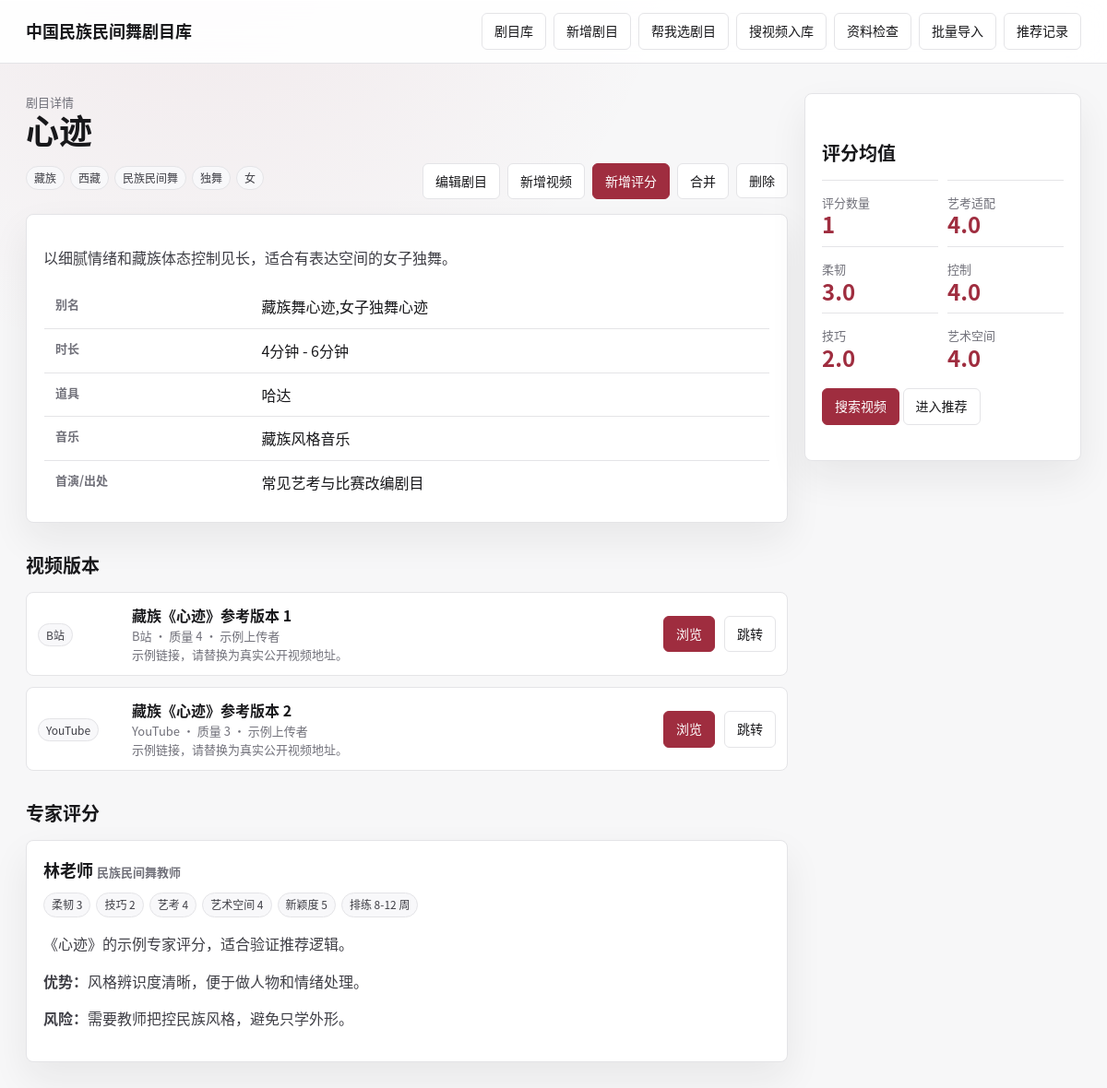
Screenshot of /works/f20be691-32ec-45ff-90a7-89745b716c4b with the database file from the repository.
### tables this page shows
CREATE TABLE dance_work (
          id TEXT PRIMARY KEY,
          title TEXT NOT NULL,
          normalized_title TEXT DEFAULT '',
          aliases TEXT DEFAULT '',
          ethnicity TEXT DEFAULT '',
          region TEXT DEFAULT '',
          dance_type TEXT DEFAULT '',
          form TEXT DEFAULT '',
          gender_tendency TEXT DEFAULT '',
          duration_min REAL,
          duration_max REAL,
          props TEXT DEFAULT '',
          music_info TEXT DEFAULT '',
          premiere_info TEXT DEFAULT '',
          description TEXT DEFAULT '',
          created_at TEXT NOT NULL,
          updated_at TEXT NOT NULL
        );

CREATE TABLE dance_video_version (
  id TEXT PRIMARY KEY,
  work_id TEXT NOT NULL,
  platform TEXT DEFAULT '',
  url TEXT NOT NULL,
  title TEXT DEFAULT '',
  uploader TEXT DEFAULT '',
  performer TEXT DEFAULT '',
  institution TEXT DEFAULT '',
  event_name TEXT DEFAULT '',
  publish_date TEXT DEFAULT '',
  duration_seconds INTEGER,
  thumbnail_url TEXT DEFAULT '',
  screenshot_url TEXT DEFAULT '',
  is_full_version INTEGER DEFAULT 0,
  is_teaching_version INTEGER DEFAULT 0,
  quality_score INTEGER DEFAULT 3,
  notes TEXT DEFAULT '',
  created_at TEXT NOT NULL, canonical_url TEXT DEFAULT '', platform_video_id TEXT DEFAULT '', normalized_title TEXT DEFAULT '', status TEXT DEFAULT 'active', updated_at TEXT DEFAULT '',
  FOREIGN KEY(work_id) REFERENCES "dance_work"(id)
);

CREATE TABLE expert_review (
  id TEXT PRIMARY KEY,
  work_id TEXT NOT NULL,
  version_id TEXT,
  expert_id TEXT NOT NULL,
  status TEXT DEFAULT 'submitted',
  flexibility_score INTEGER DEFAULT 3,
  strength_score INTEGER DEFAULT 3,
  control_score INTEGER DEFAULT 3,
  explosiveness_score INTEGER DEFAULT 3,
  stamina_score INTEGER DEFAULT 3,
  coordination_score INTEGER DEFAULT 3,
  footwork_score INTEGER DEFAULT 3,
  turn_jump_score INTEGER DEFAULT 3,
  entry_threshold_score INTEGER DEFAULT 3,
  suggested_experience_years REAL DEFAULT 2,
  rehearsal_weeks_min INTEGER DEFAULT 8,
  rehearsal_weeks_max INTEGER DEFAULT 12,
  needs_professional_teacher INTEGER DEFAULT 1,
  music_access_difficulty INTEGER DEFAULT 3,
  costume_access_difficulty INTEGER DEFAULT 3,
  character_score INTEGER DEFAULT 3,
  emotional_range_score INTEGER DEFAULT 3,
  style_purity_score INTEGER DEFAULT 3,
  rhythm_difficulty_score INTEGER DEFAULT 3,
  stage_blocking_score INTEGER DEFAULT 3,
  creative_space_score INTEGER DEFAULT 3,
  originality_score INTEGER DEFAULT 3,
  exam_suitability_score INTEGER DEFAULT 3,
  competition_suitability_score INTEGER DEFAULT 3,
  teaching_suitability_score INTEGER DEFAULT 3,
  gala_suitability_score INTEGER DEFAULT 3,
  suitable_age_min INTEGER DEFAULT 14,
  suitable_age_max INTEGER DEFAULT 22,
  suitable_level TEXT DEFAULT '中级',
  summary TEXT DEFAULT '',
  strengths TEXT DEFAULT '',
  risks TEXT DEFAULT '',
  recommendation_note TEXT DEFAULT '',
  created_at TEXT NOT NULL,
  updated_at TEXT NOT NULL,
  FOREIGN KEY(work_id) REFERENCES "dance_work"(id),
  FOREIGN KEY(version_id) REFERENCES dance_video_version(id),
  FOREIGN KEY(expert_id) REFERENCES expert(id)
);

CREATE TABLE expert (
  id TEXT PRIMARY KEY,
  name TEXT NOT NULL,
  title TEXT DEFAULT '',
  organization TEXT DEFAULT '',
  bio TEXT DEFAULT '',
  created_at TEXT NOT NULL
);

### app.py (the view)
@app.route("/works/<work_id>")
def work_detail(work_id):
    work = query_one("SELECT * FROM dance_work WHERE id = ?", (work_id,))
    if not work:
        return "Not found", 404
    versions = query_all("SELECT * FROM dance_video_version WHERE work_id = ? ORDER BY created_at DESC", (work_id,))
    reviews = query_all(
        """
        SELECT r.*, e.name AS expert_name, e.title AS expert_title
        FROM expert_review r JOIN expert e ON e.id = r.expert_id
        WHERE r.work_id = ? ORDER BY r.created_at DESC
        """,
        (work_id,),
    )
    avg = review_averages(work_id)
    return render_page(
        "work_detail.html",
        work["title"],
        work=work,
        versions=versions,
        reviews=reviews,
        avg=avg,
        recheck=needs_recheck(work_id),
    )

### app.py (called while the page is built, shortened)
def app_mode():
    return os.environ.get("APP_MODE", "internal").strip().lower() or "internal"

def get_db():
    if "db" not in g:
        g.db = sqlite3.connect(app.config.get("DB_PATH", DB_PATH))
        g.db.row_factory = sqlite3.Row
    return g.db

def execute(sql, params=()):
    db = get_db()
    db.execute(sql, params)
    db.commit()

def query_all(sql, params=()):
    return get_db().execute(sql, params).fetchall()

def query_one(sql, params=()):
    return get_db().execute(sql, params).fetchone()

def init_db(seed=False):
    db = get_db()
    db.executescript(SCHEMA)
    db.commit()
    ensure_schema_migrations()
    if seed and query_one("SELECT COUNT(*) AS c FROM dance_work")["c"] == 0:
        seed_data()
        backfill_normalized_data()

def ensure_work_search_index():
    db = get_db()
    try:
        db.execute(
            """
            CREATE VIRTUAL TABLE IF NOT EXISTS work_search_fts
            USING fts5(work_id UNINDEXED, title, aliases, attributes, expert_text, video_text, tokenize='trigram')
            """
        )
    except sqlite3.OperationalError:
        db.execute(
            """
            CREATE VIRTUAL TABLE IF NOT EXISTS work_search_fts
            USING fts5(work_id UNINDEXED, title, aliases, attributes, expert_text, video_text)
            """
        )
    db.commit()

def ensure_columns(table, columns):
    existing = {row["name"] for row in query_all(f"PRAGMA table_info({table})")}
    for name, definition in columns.items():
        if name not in existing:
            execute(f"ALTER TABLE {table} ADD COLUMN {name} {definition}")

def remove_obsolete_work_state_columns():
    columns = [row["name"] for row in query_all("PRAGMA table_info(dance_work)")]
    obsolete = {"status", "merged_into_work_id"}
    if not obsolete.intersection(columns):
        return

def repair_obsolete_foreign_key_names():
    tables = ["dance_work_alias", "dance_video_version", "expert_review"]
    needs_repair = False
    for table in tables:
        for row in query_all(f"PRAGMA foreign_key_list({table})"):
            if row["table"] == "dance_work_old":
                needs_repair = True
                break
    if not needs_repair:
        return

@app.template_filter("duration_text")
def duration_text(value):
    return format_duration_minutes(value)

def add_aliases_from_text(work_id, aliases):
    for alias in re.split(r"[,，;；\\n]+", aliases or ""):
        add_work_alias(work_id, alias)

### templates/work_detail.html (shortened to what this page needs)
{% extends "base.html" %}
{% block content %}
<div class="split">
  <section>
    <div class="work-hero">
      <div>
        <div class="meta">剧目详情</div>
        <h1>{{ work.title }}</h1>
        <div class="tags">
          <span class="tag">{{ work.ethnicity or '民族未填' }}</span>
          <span class="tag">{{ work.region or '地域未填' }}</span>
          <span class="tag">{{ work.dance_type or '舞种未填' }}</span>
          <span class="tag">{{ work.form or '形式未填' }}</span>
          <span class="tag">{{ work.gender_tendency or '不限' }}</span>
        </div>
      </div>
      <div class="work-actions">
        <a class="button" href="{{ url_for('edit_work', work_id=work.id) }}">编辑剧目</a>
        <a class="button" href="{{ url_for('new_video', work_id=work.id) }}">新增视频</a>
        <a class="button primary" href="{{ url_for('new_review', work_id=work.id) }}">新增评分</a>
        <a class="button" href="{{ url_for('merge_work_page', work_id=work.id) }}">合并</a>
        <form method="post" action="{{ url_for('delete_work', work_id=work.id) }}" style="display:inline;" data-confirm="确认删除这个剧目吗？删除后不能恢复，相关视频和专家评分也会一起删除。">
          <button class="button" type="submit">删除</button>
        </form>
      </div>
    </div>
    <div class="panel">
      <p>{{ work.description }}</p>
      <table>
        <tr><th>别名</th><td>{{ work.aliases }}</td></tr>
        <tr><th>时长</th><td>{{ work.duration_min|duration_text }} - {{ work.duration_max|duration_text }}</td></tr>
        <tr><th>道具</th><td>{{ work.props or '-' }}</td></tr>
        <tr><th>音乐</th><td>{{ work.music_info or '-' }}</td></tr>
        <tr><th>首演/出处</th><td>{{ work.premiere_info or '-' }}</td></tr>
      </table>
    </div>
    <h2>视频版本</h2>
    <div class="video-list">
      {% for v in versions %}
      <article class="video-item">
        <div>
          {% if v.thumbnail_url %}<img class="thumb" src="{{ v.thumbnail_url }}" alt="">{% else %}<span class="tag">{{ v.platform }}</span>{% endif %}
        </div>
        <div>
          <strong>{{ v.title or v.url }}</strong>
          <div class="meta">{{ v.platform }} · 质量 {{ v.quality_score }}{% if v.uploader %} · {{ v.uploader }}{% endif %}</div>
          <div class="meta">{{ v.notes or '暂无备注' }}</div>
        </div>
        <div class="actions" style="margin-top:0;">
          <a class="button primary" href="{{ url_for('video_view', version_id=v.id) }}">浏览</a>
          <a class="button" href="{{ v.url }}" target="_blank" rel="noreferrer">跳转</a>
        </div>
      </article>
      {% else %}
      <div class="empty-state">还没有视频版本。可以点上方“新增视频”，或到“搜视频入库”页面搜索后入库。</div>
      {% endfor %}
    </div>
    <h2>专家评分</h2>
    {% for r in reviews %}
    <article class="card">
      <h3>{{ r.expert_name }} <span class="meta">{{ r.expert_title }}</span></h3>
      <div class="tags">
        <span class="tag">柔韧 {{ r.flexibility_score }}</span>
        <span class="tag">技巧 {{ r.turn_jump_score }}</span>
        <span class="tag">艺考 {{ r.exam_suitability_score }}</span>
        <span class="tag">艺术空间 {{ r.creative_space_score }}</span>
        <span class="tag">新颖度 {{ r.originality_score }}</span>
        <span class="tag">排练 {{ r.rehearsal_weeks_min }}-{{ r.rehearsal_weeks_max }} 周</span>
      </div>
      <p>{{ r.summary }}</p>
      <p><strong>优势：</strong>{{ r.strengths }}</p>
      <p><strong>风险：</strong>{{ r.risks }}</p>
    </article>
    {% else %}
    <div class="notice">暂无专家评分。</div>
    {% endfor %}
  </section>
  <aside class="panel">
    <h2>评分均值</h2>
    <div class="metric-grid">
      <div class="metric"><span class="meta">评分数量</span><strong>{{ avg.review_count or 0 }}</strong></div>
      <div class="metric"><span class="meta">艺考适配</span><strong>{{ "%.1f"|format(avg.exam_suitability_score or 0) }}</strong></div>
      <div class="metric"><span class="meta">柔韧</span><strong>{{ "%.1f"|format(avg.flexibility_score or 0) }}</strong></div>
      <div class="metric"><span class="meta">控制</span><strong>{{ "%.1f"|format(avg.control_score or 0) }}</strong></div>
      <div class="metric"><span class="meta">技巧</span><strong>{{ "%.1f"|format(avg.turn_jump_score or 0) }}</strong></div>
      <div class="metric"><span class="meta">艺术空间</span><strong>{{ "%.1f"|format(avg.creative_space_score or 0) }}</strong></div>
    </div>
    <div class="section-band">
      <a class="button primary" href="{{ url_for('discover_page', work_id=work.id) }}">搜索视频</a>
      <a class="button" href="{{ url_for('recommend_page') }}">进入推荐</a>
    </div>
  </aside>
</div>
{% endblock %}

### static/css/app.css (style rules this page uses)
:root { --ink: #18181b; --muted: #71717a; --soft: #a1a1aa; --line: #e4e4e7; --paper: #f7f7f8; --panel: #ffffff; --accent: #9f2d3f; --accent-soft: #fff1f3; --surface: #f0f1f3; --shadow: 0 18px 42px rgba(24, 24, 27, .07); }
* { box-sizing: border-box; }
html { scroll-behavior: smooth; }
body { margin: 0; color: var(--ink); background: radial-gradient(circle at 18% -10%, rgba(159, 45, 63, .08), transparent 32%), var(--paper); font-family: "Satoshi", "Geist", "Microsoft YaHei", "Noto Sans CJK SC", sans-serif; line-height: 1.55; }
a { color: inherit; }
nav a, .button { color: var(--ink); text-decoration: none; border: 1px solid var(--line); background: var(--panel); padding: 8px 13px; border-radius: 6px; font-size: 14px; cursor: pointer; display: inline-flex; align-items: center; justify-content: center; gap: 6px; min-height: 38px; transition: transform .18s cubic-bezier(.16, 1, .3, 1), border-color .18s, background .18s, color .18s, box-shadow .18s; }
h1 { font-size: clamp(28px, 3vw, 42px); line-height: 1.08; margin: 0 0 20px; letter-spacing: 0; font-weight: 900; }
h2 { font-size: 20px; margin: 30px 0 14px; letter-spacing: 0; }
h3 { letter-spacing: 0; }
p { color: #3f3f46; }
.card, .panel { background: var(--panel); border: 1px solid var(--line); border-radius: 8px; padding: 18px; box-shadow: var(--shadow); }
.card h3 { margin: 0 0 8px; font-size: 18px; }
.card { transition: transform .2s cubic-bezier(.16, 1, .3, 1), border-color .2s, box-shadow .2s; }
.meta { color: var(--muted); font-size: 13px; }
.tags { display: flex; flex-wrap: wrap; gap: 6px; margin: 10px 0; }
.tag { border: 1px solid var(--line); border-radius: 999px; padding: 3px 8px; font-size: 12px; background: #f8f8fa; color: #3f3f46; }
table { width: 100%; border-collapse: collapse; background: var(--panel); border: 1px solid var(--line); border-radius: 8px; overflow: hidden; }
th, td { text-align: left; padding: 11px 12px; border-bottom: 1px solid var(--line); vertical-align: top; }
th { color: var(--muted); font-size: 13px; font-weight: 700; }
tr:last-child td { border-bottom: 0; }
.actions { display: flex; gap: 10px; flex-wrap: wrap; margin-top: 16px; }
.primary { background: var(--accent); color: white; border-color: var(--accent); }
.split { display: grid; grid-template-columns: minmax(0, 1.55fr) minmax(300px, .55fr); gap: 18px; align-items: start; }
.work-hero { display: grid; grid-template-columns: minmax(0, 1fr) auto; gap: 16px; align-items: end; margin-bottom: 16px; }
.work-actions { display: flex; gap: 8px; flex-wrap: wrap; justify-content: flex-end; }
.metric-grid { display: grid; grid-template-columns: repeat(2, minmax(0, 1fr)); gap: 10px; }
.metric { border-top: 1px solid var(--line); padding-top: 10px; }
.metric strong { display: block; font-size: 24px; color: var(--accent); line-height: 1.1; }
.video-list { display: grid; gap: 12px; }
.video-item { display: grid; grid-template-columns: 90px minmax(0, 1fr) auto; gap: 12px; align-items: center; padding: 12px; border: 1px solid var(--line); border-radius: 8px; background: #fff; }
.section-band { margin: 20px 0; }

### rows the page displays
dance_work: title "心迹", ethnicity "藏族", region "西藏", dance_type "民族民间舞", form "独舞", gender_tendency "女", description "以细腻情绪和藏族体态控制见长，适合有表达空间的女子独舞。", aliases "藏族舞心迹,女子独舞心迹", duration_min|duration_text "4分钟", duration_max|duration_text "6分钟", props "哈达", music_info "藏族风格音乐", premiere_info "常见艺考与比赛改编剧目"
dance_video_version: platform "B站", title "藏族《心迹》参考版本 1", quality_score "4", uploader "示例上传者", notes "示例链接，请替换为真实公开视频地址。"
dance_video_version: platform "YouTube", title "藏族《心迹》参考版本 2", quality_score "3", uploader "示例上传者", notes "示例链接，请替换为真实公开视频地址。"
expert_review: expert_name "林老师", expert_title "民族民间舞教师", flexibility_score "3", turn_jump_score "2", exam_suitability_score "4", creative_space_score "4", originality_score "5", rehearsal_weeks_min "8", rehearsal_weeks_max "12", summary "《心迹》的示例专家评分，适合验证推荐逻辑。", strengths "风格辨识度清晰，便于做人物和情绪处理。", risks "需要教师把控民族风格，避免只学外形。"

### other values shown
{{ '搜视频入库' if app_mode == 'internal' else '添加视频' }} "搜视频入库"
{{ avg.review_count or 0 }} "1"
{{ "%.1f"|format(avg.exam_suitability_score or 0) }} "4.0"
{{ "%.1f"|format(avg.flexibility_score or 0) }} "3.0"
{{ "%.1f"|format(avg.control_score or 0) }} "4.0"
{{ "%.1f"|format(avg.turn_jump_score or 0) }} "2.0"
{{ "%.1f"|format(avg.creative_space_score or 0) }} "4.0"
